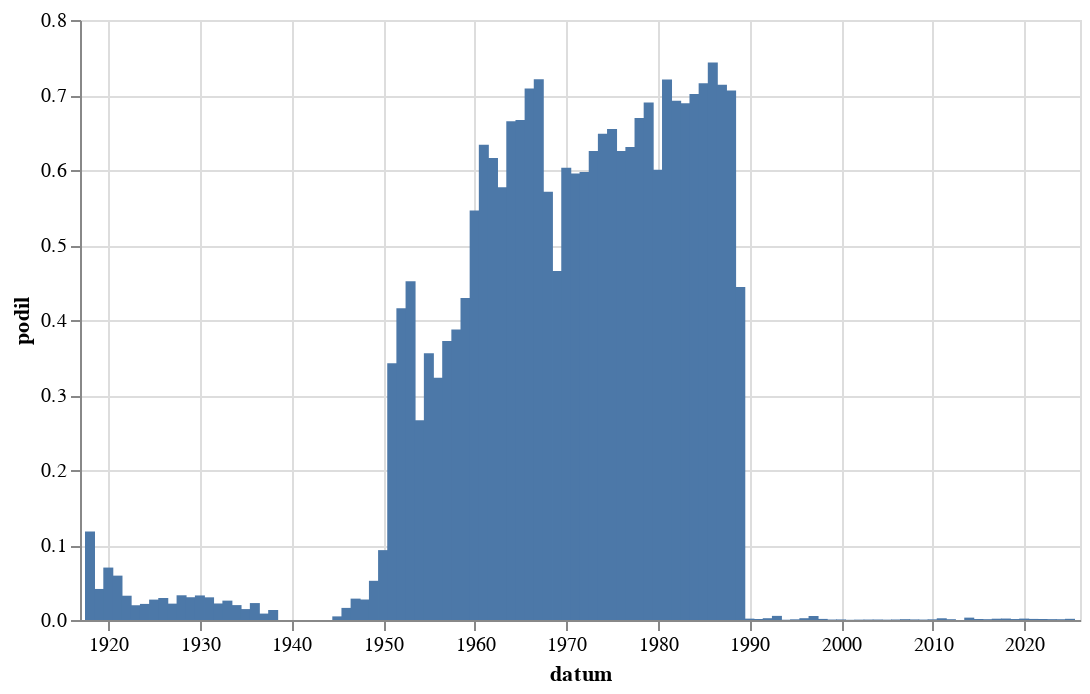

Notebook code for this chart:
### Code cell
graf(vyvoj('[Ss]oudru'))

### Figure 1 — Vega-Lite specification as saved in the notebook (floating-point values rounded to 4 significant figures)
{"config": {"view": {"continuousWidth": 300, "continuousHeight": 300}}, "data": {"name": "data-fd4b13f16880dc1bc16abdf0a8bfd38e"}, "mark": {"type": "bar"}, "encoding": {"x": {"field": "datum", "type": "temporal"}, "y": {"field": "podil", "type": "quantitative"}}, "height": 300, "width": 500, "$schema": "https://vega.github.io/schema/vega-lite/v5.8.0.json", "datasets": {"data-fd4b13f16880dc1bc16abdf0a8bfd38e": [{"datum": "1918-01-01T00:00:00", "text": 29, "text_right": 246, "podil": 0.1179}, {"datum": "1919-01-01T00:00:00", "text": 104, "text_right": 2512, "podil": 0.0414}, {"datum": "1920-01-01T00:00:00", "text": 230, "text_right": 3290, "podil": 0.06991}, {"datum": "1921-01-01T00:00:00", "text": 248, "text_right": 4192, "podil": 0.05916}, {"datum": "1922-01-01T00:00:00", "text": 127, "text_right": 3922, "podil": 0.03238}, {"datum": "1923-01-01T00:00:00", "text": 51, "text_right": 2592, "podil": 0.01968}, {"datum": "1924-01-01T00:00:00", "text": 65, "text_right": 3029, "podil": 0.02146}, {"datum": "1925-01-01T00:00:00", "text": 66, "text_right": 2427, "podil": 0.02719}, {"datum": "1926-01-01T00:00:00", "text": 107, "text_right": 3643, "podil": 0.02937}, {"datum": "1927-01-01T00:00:00", "text": 69, "text_right": 3161, "podil": 0.02183}, {"datum": "1928-01-01T00:00:00", "text": 109, "text_right": 3307, "podil": 0.03296}, {"datum": "1929-01-01T00:00:00", "text": 55, "text_right": 1812, "podil": 0.03035}, {"datum": "1930-01-01T00:00:00", "text": 116, "text_right": 3543, "podil": 0.03274}, {"datum": "1931-01-01T00:00:00", "text": 97, "text_right": 3209, "podil": 0.03023}, {"datum": "1932-01-01T00:00:00", "text": 48, "text_right": 2179, "podil": 0.02203}, {"datum": "1933-01-01T00:00:00", "text": 59, "text_right": 2284, "podil": 0.02583}, {"datum": "1934-01-01T00:00:00", "text": 38, "text_right": 1913, "podil": 0.01986}, {"datum": "1935-01-01T00:00:00", "text": 24, "text_right": 1648, "podil": 0.01456}, {"datum": "1936-01-01T00:00:00", "text": 47, "text_right": 2082, "podil": 0.02257}, {"datum": "1937-01-01T00:00:00", "text": 16, "text_right": 1870, "podil": 0.008556}, {"datum": "1938-01-01T00:00:00", "text": 13, "text_right": 974, "podil": 0.01335}, {"datum": "1945-01-01T00:00:00", "text": 1, "text_right": 207, "podil": 0.004831}, {"datum": "1946-01-01T00:00:00", "text": 27, "text_right": 1673, "podil": 0.01614}, {"datum": "1947-01-01T00:00:00", "text": 47, "text_right": 1649, "podil": 0.0285}, {"datum": "1948-01-01T00:00:00", "text": 36, "text_right": 1318, "podil": 0.02731}, {"datum": "1949-01-01T00:00:00", "text": 29, "text_right": 555, "podil": 0.05225}, {"datum": "1950-01-01T00:00:00", "text": 30, "text_right": 322, "podil": 0.09317}, {"datum": "1951-01-01T00:00:00", "text": 90, "text_right": 263, "podil": 0.3422}, {"datum": "1952-01-01T00:00:00", "text": 111, "text_right": 267, "podil": 0.4157}, {"datum": "1953-01-01T00:00:00", "text": 98, "text_right": 217, "podil": 0.4516}, {"datum": "1954-01-01T00:00:00", "text": 53, "text_right": 199, "podil": 0.2663}, {"datum": "1955-01-01T00:00:00", "text": 48, "text_right": 135, "podil": 0.3556}, {"datum": "1956-01-01T00:00:00", "text": 74, "text_right": 229, "podil": 0.3231}, {"datum": "1957-01-01T00:00:00", "text": 96, "text_right": 258, "podil": 0.3721}, {"datum": "1958-01-01T00:00:00", "text": 91, "text_right": 235, "podil": 0.3872}, {"datum": "1959-01-01T00:00:00", "text": 100, "text_right": 233, "podil": 0.4292}, {"datum": "1960-01-01T00:00:00", "text": 148, "text_right": 271, "podil": 0.5461}, {"datum": "1961-01-01T00:00:00", "text": 180, "text_right": 284, "podil": 0.6338}, {"datum": "1962-01-01T00:00:00", "text": 85, "text_right": 138, "podil": 0.6159}, {"datum": "1963-01-01T00:00:00", "text": 120, "text_right": 208, "podil": 0.5769}, {"datum": "1964-01-01T00:00:00", "text": 292, "text_right": 439, "podil": 0.6651}, {"datum": "1965-01-01T00:00:00", "text": 184, "text_right": 276, "podil": 0.6667}, {"datum": "1966-01-01T00:00:00", "text": 236, "text_right": 333, "podil": 0.7087}, {"datum": "1967-01-01T00:00:00", "text": 225, "text_right": 312, "podil": 0.7212}, {"datum": "1968-01-01T00:00:00", "text": 615, "text_right": 1077, "podil": 0.571}, {"datum": "1969-01-01T00:00:00", "text": 388, "text_right": 834, "podil": 0.4652}, {"datum": "1970-01-01T00:00:00", "text": 337, "text_right": 559, "podil": 0.6029}, {"datum": "1971-01-01T00:00:00", "text": 328, "text_right": 551, "podil": 0.5953}, {"datum": "1972-01-01T00:00:00", "text": 218, "text_right": 365, "podil": 0.5973}, {"datum": "1973-01-01T00:00:00", "text": 332, "text_right": 531, "podil": 0.6252}, {"datum": "1974-01-01T00:00:00", "text": 319, "text_right": 492, "podil": 0.6484}, {"datum": "1975-01-01T00:00:00", "text": 383, "text_right": 585, "podil": 0.6547}, {"datum": "1976-01-01T00:00:00", "text": 257, "text_right": 411, "podil": 0.6253}, {"datum": "1977-01-01T00:00:00", "text": 297, "text_right": 471, "podil": 0.6306}, {"datum": "1978-01-01T00:00:00", "text": 342, "text_right": 511, "podil": 0.6693}, {"datum": "1979-01-01T00:00:00", "text": 287, "text_right": 416, "podil": 0.6899}, {"datum": "1980-01-01T00:00:00", "text": 272, "text_right": 453, "podil": 0.6004}, {"datum": "1981-01-01T00:00:00", "text": 222, "text_right": 308, "podil": 0.7208}, {"datum": "1982-01-01T00:00:00", "text": 340, "text_right": 491, "podil": 0.6925}, {"datum": "1983-01-01T00:00:00", "text": 370, "text_right": 537, "podil": 0.689}, {"datum": "1984-01-01T00:00:00", "text": 303, "text_right": 432, "podil": 0.7014}, {"datum": "1985-01-01T00:00:00", "text": 287, "text_right": 401, "podil": 0.7157}, {"datum": "1986-01-01T00:00:00", "text": 220, "text_right": 296, "podil": 0.7432}, {"datum": "1987-01-01T00:00:00", "text": 299, "text_right": 419, "podil": 0.7136}, {"datum": "1988-01-01T00:00:00", "text": 401, "text_right": 568, "podil": 0.706}, {"datum": "1989-01-01T00:00:00", "text": 460, "text_right": 1036, "podil": 0.444}, {"datum": "1990-01-01T00:00:00", "text": 12, "text_right": 6594, "podil": 0.00182}, {"datum": "1991-01-01T00:00:00", "text": 15, "text_right": 11413, "podil": 0.001314}, {"datum": "1992-01-01T00:00:00", "text": 21, "text_right": 8826, "podil": 0.002379}, {"datum": "1993-01-01T00:00:00", "text": 18, "text_right": 3274, "podil": 0.005498}, {"datum": "1994-01-01T00:00:00", "text": 1, "text_right": 2794, "podil": 0.0003579}, {"datum": "1995-01-01T00:00:00", "text": 3, "text_right": 3311, "podil": 0.0009061}, {"datum": "1996-01-01T00:00:00", "text": 9, "text_right": 3754, "podil": 0.002397}, {"datum": "1997-01-01T00:00:00", "text": 20, "text_right": 3747, "podil": 0.005338}, {"datum": "1998-01-01T00:00:00", "text": 7, "text_right": 4783, "podil": 0.001464}, {"datum": "1999-01-01T00:00:00", "text": 5, "text_right": 8037, "podil": 0.0006221}, {"datum": "2000-01-01T00:00:00", "text": 6, "text_right": 8117, "podil": 0.0007392}, {"datum": "2001-01-01T00:00:00", "text": 2, "text_right": 7721, "podil": 0.000259}, {"datum": "2002-01-01T00:00:00", "text": 3, "text_right": 6304, "podil": 0.0004759}, {"datum": "2003-01-01T00:00:00", "text": 5, "text_right": 8588, "podil": 0.0005822}, {"datum": "2004-01-01T00:00:00", "text": 5, "text_right": 7850, "podil": 0.0006369}, {"datum": "2005-01-01T00:00:00", "text": 5, "text_right": 10889, "podil": 0.0004592}, {"datum": "2006-01-01T00:00:00", "text": 5, "text_right": 7560, "podil": 0.0006614}, {"datum": "2007-01-01T00:00:00", "text": 8, "text_right": 7413, "podil": 0.001079}, {"datum": "2008-01-01T00:00:00", "text": 6, "text_right": 7901, "podil": 0.0007594}, {"datum": "2009-01-01T00:00:00", "text": 5, "text_right": 8813, "podil": 0.0005673}, {"datum": "2010-01-01T00:00:00", "text": 5, "text_right": 5583, "podil": 0.0008956}, {"datum": "2011-01-01T00:00:00", "text": 18, "text_right": 7823, "podil": 0.002301}, {"datum": "2012-01-01T00:00:00", "text": 7, "text_right": 6653, "podil": 0.001052}, {"datum": "2014-01-01T00:00:00", "text": 30, "text_right": 9512, "podil": 0.003154}, {"datum": "2015-01-01T00:00:00", "text": 13, "text_right": 9812, "podil": 0.001325}, {"datum": "2016-01-01T00:00:00", "text": 11, "text_right": 10079, "podil": 0.001091}, {"datum": "2017-01-01T00:00:00", "text": 14, "text_right": 8154, "podil": 0.001717}, {"datum": "2018-01-01T00:00:00", "text": 19, "text_right": 9823, "podil": 0.001934}, {"datum": "2019-01-01T00:00:00", "text": 14, "text_right": 10831, "podil": 0.001293}, {"datum": "2020-01-01T00:00:00", "text": 20, "text_right": 10712, "podil": 0.001867}, {"datum": "2021-01-01T00:00:00", "text": 13, "text_right": 8977, "podil": 0.001448}, {"datum": "2022-01-01T00:00:00", "text": 14, "text_right": 10539, "podil": 0.001328}, {"datum": "2023-01-01T00:00:00", "text": 13, "text_right": 11508, "podil": 0.00113}, {"datum": "2024-01-01T00:00:00", "text": 12, "text_right": 11687, "podil": 0.001027}, {"datum": "2025-01-01T00:00:00", "text": 7, "text_right": 4437, "podil": 0.001578}]}}
